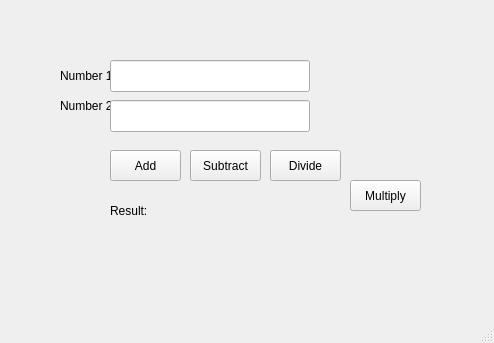
<?xml version="1.0" encoding="UTF-8"?>
<ui version="4.0">
 <class>MainWindow</class>
 <widget class="QMainWindow" name="MainWindow">
  <property name="geometry">
   <rect>
    <x>0</x>
    <y>0</y>
    <width>494</width>
    <height>343</height>
   </rect>
  </property>
  <property name="windowTitle">
   <string>MainWindow</string>
  </property>
  <widget class="QWidget" name="centralwidget">
   <widget class="QLabel" name="label">
    <property name="geometry">
     <rect>
      <x>60</x>
      <y>60</y>
      <width>51</width>
      <height>31</height>
     </rect>
    </property>
    <property name="text">
     <string>Number 1:</string>
    </property>
   </widget>
   <widget class="QLabel" name="label_2">
    <property name="geometry">
     <rect>
      <x>60</x>
      <y>90</y>
      <width>51</width>
      <height>31</height>
     </rect>
    </property>
    <property name="text">
     <string>Number 2:</string>
    </property>
   </widget>
   <widget class="QLineEdit" name="txt_sayi1">
    <property name="geometry">
     <rect>
      <x>110</x>
      <y>60</y>
      <width>200</width>
      <height>32</height>
     </rect>
    </property>
   </widget>
   <widget class="QLineEdit" name="txt_sayi2">
    <property name="geometry">
     <rect>
      <x>110</x>
      <y>100</y>
      <width>200</width>
      <height>32</height>
     </rect>
    </property>
   </widget>
   <widget class="QPushButton" name="btn_toplama">
    <property name="geometry">
     <rect>
      <x>110</x>
      <y>150</y>
      <width>71</width>
      <height>31</height>
     </rect>
    </property>
    <property name="text">
     <string>Add</string>
    </property>
   </widget>
   <widget class="QPushButton" name="btn_cikarma">
    <property name="geometry">
     <rect>
      <x>190</x>
      <y>150</y>
      <width>71</width>
      <height>31</height>
     </rect>
    </property>
    <property name="text">
     <string>Subtract</string>
    </property>
   </widget>
   <widget class="QPushButton" name="btn_bolme">
    <property name="geometry">
     <rect>
      <x>270</x>
      <y>150</y>
      <width>71</width>
      <height>31</height>
     </rect>
    </property>
    <property name="text">
     <string>Divide</string>
    </property>
   </widget>
   <widget class="QPushButton" name="btn_carpma">
    <property name="geometry">
     <rect>
      <x>350</x>
      <y>180</y>
      <width>71</width>
      <height>31</height>
     </rect>
    </property>
    <property name="text">
     <string>Multiply</string>
    </property>
   </widget>
   <widget class="QLabel" name="lbl_sonuc">
    <property name="geometry">
     <rect>
      <x>110</x>
      <y>200</y>
      <width>121</width>
      <height>21</height>
     </rect>
    </property>
    <property name="text">
     <string>Result:</string>
    </property>
   </widget>
  </widget>
  <widget class="QMenuBar" name="menubar">
   <property name="geometry">
    <rect>
     <x>0</x>
     <y>0</y>
     <width>494</width>
     <height>18</height>
    </rect>
   </property>
  </widget>
  <widget class="QStatusBar" name="statusbar"/>
 </widget>
 <resources/>
 <connections/>
</ui>
